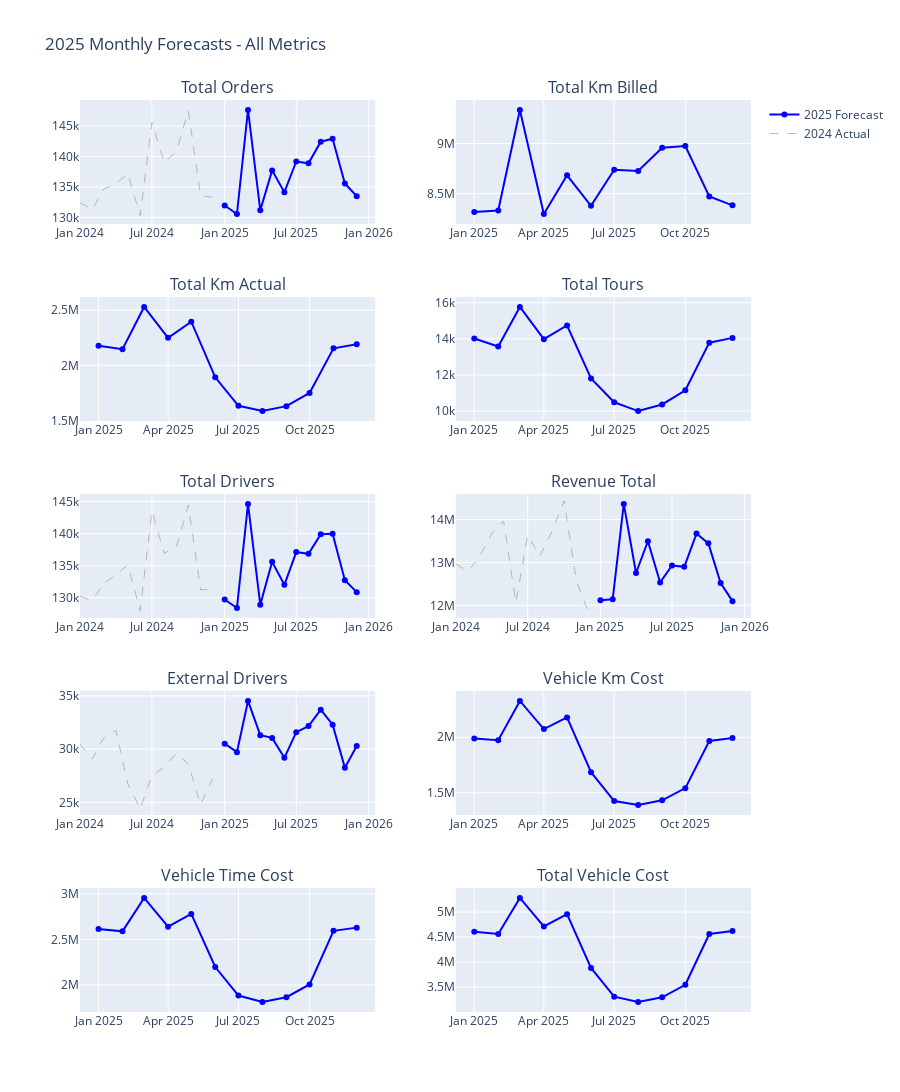

Notebook source saved alongside this figure:
### Markdown cell above
## Section 5: Visualizations

### Code cell
# Create 10-panel dashboard showing each metric
fig = make_subplots(
    rows=5, cols=2,
    subplot_titles=[m.replace('_', ' ').title() for m in target_metrics],
    vertical_spacing=0.08,
    horizontal_spacing=0.12
)

for idx, metric in enumerate(target_metrics):
    row = (idx // 2) + 1
    col = (idx % 2) + 1
    
    if metric in df_table.columns:
        # Add 2025 forecast
        fig.add_trace(
            go.Scatter(
                x=df_table['date'],
                y=df_table[metric],
                mode='lines+markers',
                name=f'2025 Forecast' if idx == 0 else None,
                showlegend=(idx == 0),
                line=dict(color='blue', width=2),
                marker=dict(size=6)
            ),
            row=row, col=col
        )
        
        # Add 2024 actual for comparison if available
        if metric in df_2024.columns:
            fig.add_trace(
                go.Scatter(
                    x=df_2024['date'],
                    y=df_2024[metric],
                    mode='lines',
                    name=f'2024 Actual' if idx == 0 else None,
                    showlegend=(idx == 0),
                    line=dict(color='gray', width=1, dash='dash'),
                    opacity=0.5
                ),
                row=row, col=col
            )

fig.update_layout(
    title_text="2025 Monthly Forecasts - All Metrics",
    height=1800,
    showlegend=True,
    hovermode='x unified'
)

fig.show()

print("\n✓ Visualization complete")

### Figure 1 — Plotly figure (JSON) as saved in the notebook; plotly's stock layout.template omitted (floating-point values rounded to 4 significant figures)
{"data": [{"line": {"color": "blue", "width": 2}, "marker": {"size": 6}, "mode": "lines+markers", "name": "2025 Forecast", "showlegend": true, "type": "scatter", "x": ["2025-01-01T00:00:00", "2025-02-01T00:00:00", "2025-03-01T00:00:00", "2025-04-01T00:00:00", "2025-05-01T00:00:00", "2025-06-01T00:00:00", "2025-07-01T00:00:00", "2025-08-01T00:00:00", "2025-09-01T00:00:00", "2025-10-01T00:00:00", "2025-11-01T00:00:00", "2025-12-01T00:00:00"], "xaxis": "x", "y": [131960, 130556, 147638, 131187, 137725, 134151, 139183, 138882, 142435, 142911, 135587, 133482], "yaxis": "y"}, {"line": {"color": "gray", "dash": "dash", "width": 1}, "mode": "lines", "name": "2024 Actual", "opacity": 0.5, "showlegend": true, "type": "scatter", "x": ["2024-01-01T00:00:00", "2024-02-01T00:00:00", "2024-03-01T00:00:00", "2024-04-01T00:00:00", "2024-05-01T00:00:00", "2024-06-01T00:00:00", "2024-07-01T00:00:00", "2024-08-01T00:00:00", "2024-09-01T00:00:00", "2024-10-01T00:00:00", "2024-11-01T00:00:00", "2024-12-01T00:00:00"], "xaxis": "x", "y": [132440, 131269, 134670, 135502, 137209, 130283, 145610, 139036, 140808, 147542, 133588, 133293], "yaxis": "y"}, {"line": {"color": "blue", "width": 2}, "marker": {"size": 6}, "mode": "lines+markers", "showlegend": false, "type": "scatter", "x": ["2025-01-01T00:00:00", "2025-02-01T00:00:00", "2025-03-01T00:00:00", "2025-04-01T00:00:00", "2025-05-01T00:00:00", "2025-06-01T00:00:00", "2025-07-01T00:00:00", "2025-08-01T00:00:00", "2025-09-01T00:00:00", "2025-10-01T00:00:00", "2025-11-01T00:00:00", "2025-12-01T00:00:00"], "xaxis": "x2", "y": [8316071, 8330277, 9334915, 8295272, 8682872, 8377618, 8738263, 8726079, 8957504, 8974756, 8470725, 8382663], "yaxis": "y2"}, {"line": {"color": "blue", "width": 2}, "marker": {"size": 6}, "mode": "lines+markers", "showlegend": false, "type": "scatter", "x": ["2025-01-01T00:00:00", "2025-02-01T00:00:00", "2025-03-01T00:00:00", "2025-04-01T00:00:00", "2025-05-01T00:00:00", "2025-06-01T00:00:00", "2025-07-01T00:00:00", "2025-08-01T00:00:00", "2025-09-01T00:00:00", "2025-10-01T00:00:00", "2025-11-01T00:00:00", "2025-12-01T00:00:00"], "xaxis": "x3", "y": [2177351, 2145744, 2530058, 2249518, 2396458, 1890738, 1631692, 1584213, 1629095, 1748899, 2154148, 2190467], "yaxis": "y3"}, {"line": {"color": "blue", "width": 2}, "marker": {"size": 6}, "mode": "lines+markers", "showlegend": false, "type": "scatter", "x": ["2025-01-01T00:00:00", "2025-02-01T00:00:00", "2025-03-01T00:00:00", "2025-04-01T00:00:00", "2025-05-01T00:00:00", "2025-06-01T00:00:00", "2025-07-01T00:00:00", "2025-08-01T00:00:00", "2025-09-01T00:00:00", "2025-10-01T00:00:00", "2025-11-01T00:00:00", "2025-12-01T00:00:00"], "xaxis": "x4", "y": [14016, 13576, 15764, 13980, 14741, 11804, 10488, 10002, 10367, 11150, 13788, 14052], "yaxis": "y4"}, {"line": {"color": "blue", "width": 2}, "marker": {"size": 6}, "mode": "lines+markers", "showlegend": false, "type": "scatter", "x": ["2025-01-01T00:00:00", "2025-02-01T00:00:00", "2025-03-01T00:00:00", "2025-04-01T00:00:00", "2025-05-01T00:00:00", "2025-06-01T00:00:00", "2025-07-01T00:00:00", "2025-08-01T00:00:00", "2025-09-01T00:00:00", "2025-10-01T00:00:00", "2025-11-01T00:00:00", "2025-12-01T00:00:00"], "xaxis": "x5", "y": [129735, 128393, 144621, 128910, 135594, 132015, 137113, 136850, 139905, 139984, 132723, 130876], "yaxis": "y5"}, {"line": {"color": "gray", "dash": "dash", "width": 1}, "mode": "lines", "opacity": 0.5, "showlegend": false, "type": "scatter", "x": ["2024-01-01T00:00:00", "2024-02-01T00:00:00", "2024-03-01T00:00:00", "2024-04-01T00:00:00", "2024-05-01T00:00:00", "2024-06-01T00:00:00", "2024-07-01T00:00:00", "2024-08-01T00:00:00", "2024-09-01T00:00:00", "2024-10-01T00:00:00", "2024-11-01T00:00:00", "2024-12-01T00:00:00"], "xaxis": "x5", "y": [130200, 129577, 132211, 133600, 135114, 127988, 143558, 136914, 138007, 144419, 131270, 131283], "yaxis": "y5"}, {"line": {"color": "blue", "width": 2}, "marker": {"size": 6}, "mode": "lines+markers", "showlegend": false, "type": "scatter", "x": ["2025-01-01T00:00:00", "2025-02-01T00:00:00", "2025-03-01T00:00:00", "2025-04-01T00:00:00", "2025-05-01T00:00:00", "2025-06-01T00:00:00", "2025-07-01T00:00:00", "2025-08-01T00:00:00", "2025-09-01T00:00:00", "2025-10-01T00:00:00", "2025-11-01T00:00:00", "2025-12-01T00:00:00"], "xaxis": "x6", "y": [12120000.0, 12140000.0, 14370000.0, 12750000.0, 13500000.0, 12530000.0, 12930000.0, 12900000.0, 13680000.0, 13450000.0, 12520000.0, 12100000.0], "yaxis": "y6"}, {"line": {"color": "gray", "dash": "dash", "width": 1}, "mode": "lines", "opacity": 0.5, "showlegend": false, "type": "scatter", "x": ["2024-01-01T00:00:00", "2024-02-01T00:00:00", "2024-03-01T00:00:00", "2024-04-01T00:00:00", "2024-05-01T00:00:00", "2024-06-01T00:00:00", "2024-07-01T00:00:00", "2024-08-01T00:00:00", "2024-09-01T00:00:00", "2024-10-01T00:00:00", "2024-11-01T00:00:00", "2024-12-01T00:00:00"], "xaxis": "x6", "y": [12970000.0, 12790000.0, 13140000.0, 13680000.0, 13970000.0, 12060000.0, 13630000.0, 13150000.0, 13740000.0, 14440000.0, 12580000.0, 11850000.0], "yaxis": "y6"}, {"line": {"color": "blue", "width": 2}, "marker": {"size": 6}, "mode": "lines+markers", "showlegend": false, "type": "scatter", "x": ["2025-01-01T00:00:00", "2025-02-01T00:00:00", "2025-03-01T00:00:00", "2025-04-01T00:00:00", "2025-05-01T00:00:00", "2025-06-01T00:00:00", "2025-07-01T00:00:00", "2025-08-01T00:00:00", "2025-09-01T00:00:00", "2025-10-01T00:00:00", "2025-11-01T00:00:00", "2025-12-01T00:00:00"], "xaxis": "x7", "y": [30514, 29717, 34523, 31307, 31054, 29186, 31592, 32161, 33701, 32288, 28261, 30298], "yaxis": "y7"}, {"line": {"color": "gray", "dash": "dash", "width": 1}, "mode": "lines", "opacity": 0.5, "showlegend": false, "type": "scatter", "x": ["2024-01-01T00:00:00", "2024-02-01T00:00:00", "2024-03-01T00:00:00", "2024-04-01T00:00:00", "2024-05-01T00:00:00", "2024-06-01T00:00:00", "2024-07-01T00:00:00", "2024-08-01T00:00:00", "2024-09-01T00:00:00", "2024-10-01T00:00:00", "2024-11-01T00:00:00", "2024-12-01T00:00:00"], "xaxis": "x7", "y": [30464, 29072, 31045, 31756, 26740, 24398, 27470, 28322, 29607, 28608, 24781, 27183], "yaxis": "y7"}, {"line": {"color": "blue", "width": 2}, "marker": {"size": 6}, "mode": "lines+markers", "showlegend": false, "type": "scatter", "x": ["2025-01-01T00:00:00", "2025-02-01T00:00:00", "2025-03-01T00:00:00", "2025-04-01T00:00:00", "2025-05-01T00:00:00", "2025-06-01T00:00:00", "2025-07-01T00:00:00", "2025-08-01T00:00:00", "2025-09-01T00:00:00", "2025-10-01T00:00:00", "2025-11-01T00:00:00", "2025-12-01T00:00:00"], "xaxis": "x8", "y": [1990000.0, 1973000.0, 2328000.0, 2074000.0, 2179000.0, 1685000.0, 1425000.0, 1389000.0, 1431000.0, 1542000.0, 1966000.0, 1994000.0], "yaxis": "y8"}, {"line": {"color": "blue", "width": 2}, "marker": {"size": 6}, "mode": "lines+markers", "showlegend": false, "type": "scatter", "x": ["2025-01-01T00:00:00", "2025-02-01T00:00:00", "2025-03-01T00:00:00", "2025-04-01T00:00:00", "2025-05-01T00:00:00", "2025-06-01T00:00:00", "2025-07-01T00:00:00", "2025-08-01T00:00:00", "2025-09-01T00:00:00", "2025-10-01T00:00:00", "2025-11-01T00:00:00", "2025-12-01T00:00:00"], "xaxis": "x9", "y": [2614000.0, 2588000.0, 2955000.0, 2639000.0, 2780000.0, 2196000.0, 1883000.0, 1811000.0, 1864000.0, 2004000.0, 2594000.0, 2629000.0], "yaxis": "y9"}, {"line": {"color": "blue", "width": 2}, "marker": {"size": 6}, "mode": "lines+markers", "showlegend": false, "type": "scatter", "x": ["2025-01-01T00:00:00", "2025-02-01T00:00:00", "2025-03-01T00:00:00", "2025-04-01T00:00:00", "2025-05-01T00:00:00", "2025-06-01T00:00:00", "2025-07-01T00:00:00", "2025-08-01T00:00:00", "2025-09-01T00:00:00", "2025-10-01T00:00:00", "2025-11-01T00:00:00", "2025-12-01T00:00:00"], "xaxis": "x10", "y": [4604000.0, 4561000.0, 5283000.0, 4713000.0, 4959000.0, 3882000.0, 3308000.0, 3200000.0, 3296000.0, 3546000.0, 4560000.0, 4623000.0], "yaxis": "y10"}], "layout": {"annotations": [{"font": {"size": 16}, "showarrow": false, "text": "Total Orders", "x": 0.22, "xanchor": "center", "xref": "paper", "y": 1.0, "yanchor": "bottom", "yref": "paper"}, {"font": {"size": 16}, "showarrow": false, "text": "Total Km Billed", "x": 0.78, "xanchor": "center", "xref": "paper", "y": 1.0, "yanchor": "bottom", "yref": "paper"}, {"font": {"size": 16}, "showarrow": false, "text": "Total Km Actual", "x": 0.22, "xanchor": "center", "xref": "paper", "y": 0.784, "yanchor": "bottom", "yref": "paper"}, {"font": {"size": 16}, "showarrow": false, "text": "Total Tours", "x": 0.78, "xanchor": "center", "xref": "paper", "y": 0.784, "yanchor": "bottom", "yref": "paper"}, {"font": {"size": 16}, "showarrow": false, "text": "Total Drivers", "x": 0.22, "xanchor": "center", "xref": "paper", "y": 0.568, "yanchor": "bottom", "yref": "paper"}, {"font": {"size": 16}, "showarrow": false, "text": "Revenue Total", "x": 0.78, "xanchor": "center", "xref": "paper", "y": 0.568, "yanchor": "bottom", "yref": "paper"}, {"font": {"size": 16}, "showarrow": false, "text": "External Drivers", "x": 0.22, "xanchor": "center", "xref": "paper", "y": 0.352, "yanchor": "bottom", "yref": "paper"}, {"font": {"size": 16}, "showarrow": false, "text": "Vehicle Km Cost", "x": 0.78, "xanchor": "center", "xref": "paper", "y": 0.352, "yanchor": "bottom", "yref": "paper"}, {"font": {"size": 16}, "showarrow": false, "text": "Vehicle Time Cost", "x": 0.22, "xanchor": "center", "xref": "paper", "y": 0.136, "yanchor": "bottom", "yref": "paper"}, {"font": {"size": 16}, "showarrow": false, "text": "Total Vehicle Cost", "x": 0.78, "xanchor": "center", "xref": "paper", "y": 0.136, "yanchor": "bottom", "yref": "paper"}], "height": 1800, "hovermode": "x unified", "showlegend": true, "title": {"text": "2025 Monthly Forecasts - All Metrics"}, "xaxis": {"anchor": "y", "domain": [0.0, 0.44]}, "xaxis10": {"anchor": "y10", "domain": [0.56, 1.0]}, "xaxis2": {"anchor": "y2", "domain": [0.56, 1.0]}, "xaxis3": {"anchor": "y3", "domain": [0.0, 0.44]}, "xaxis4": {"anchor": "y4", "domain": [0.56, 1.0]}, "xaxis5": {"anchor": "y5", "domain": [0.0, 0.44]}, "xaxis6": {"anchor": "y6", "domain": [0.56, 1.0]}, "xaxis7": {"anchor": "y7", "domain": [0.0, 0.44]}, "xaxis8": {"anchor": "y8", "domain": [0.56, 1.0]}, "xaxis9": {"anchor": "y9", "domain": [0.0, 0.44]}, "yaxis": {"anchor": "x", "domain": [0.864, 1.0]}, "yaxis10": {"anchor": "x10", "domain": [0.0, 0.136]}, "yaxis2": {"anchor": "x2", "domain": [0.864, 1.0]}, "yaxis3": {"anchor": "x3", "domain": [0.648, 0.784]}, "yaxis4": {"anchor": "x4", "domain": [0.648, 0.784]}, "yaxis5": {"anchor": "x5", "domain": [0.432, 0.568]}, "yaxis6": {"anchor": "x6", "domain": [0.432, 0.568]}, "yaxis7": {"anchor": "x7", "domain": [0.216, 0.352]}, "yaxis8": {"anchor": "x8", "domain": [0.216, 0.352]}, "yaxis9": {"anchor": "x9", "domain": [0.0, 0.136]}}}
